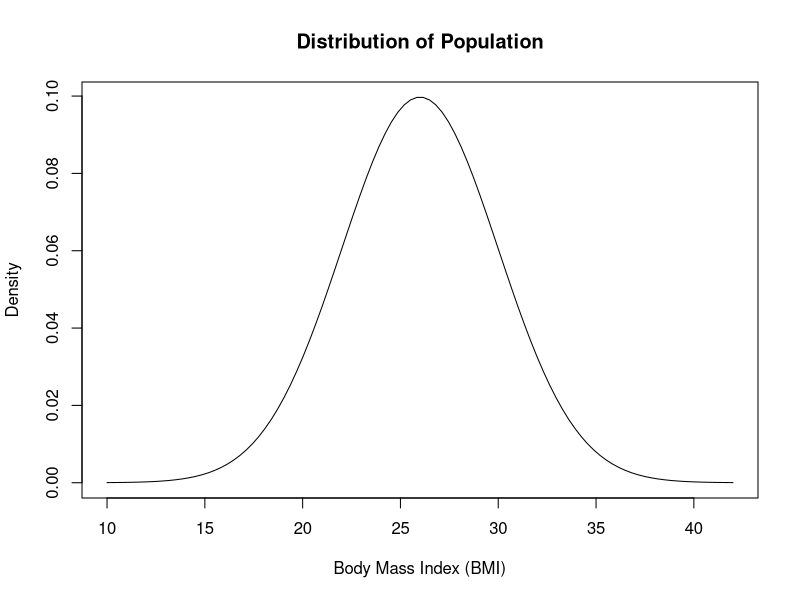
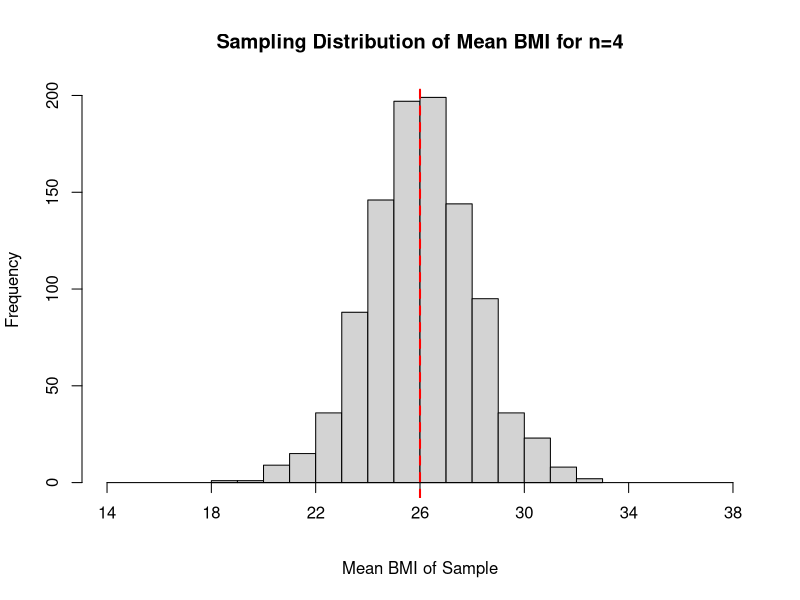
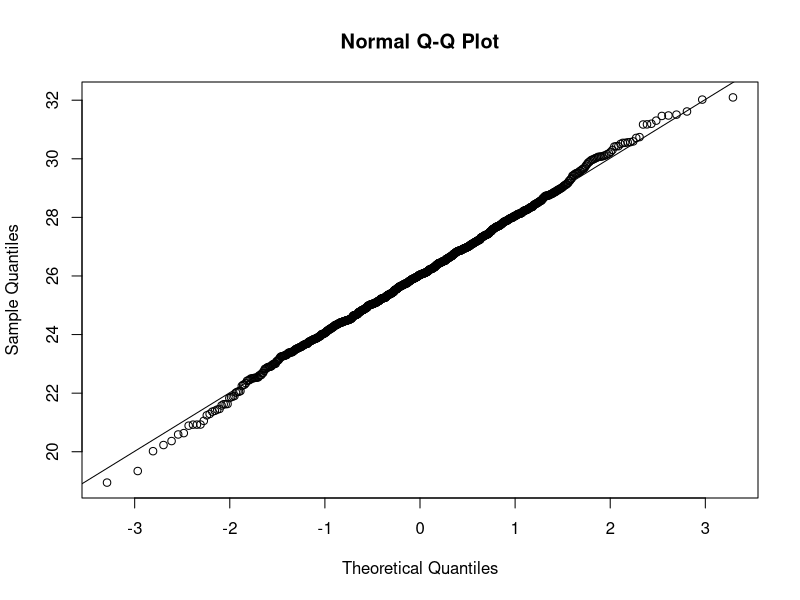
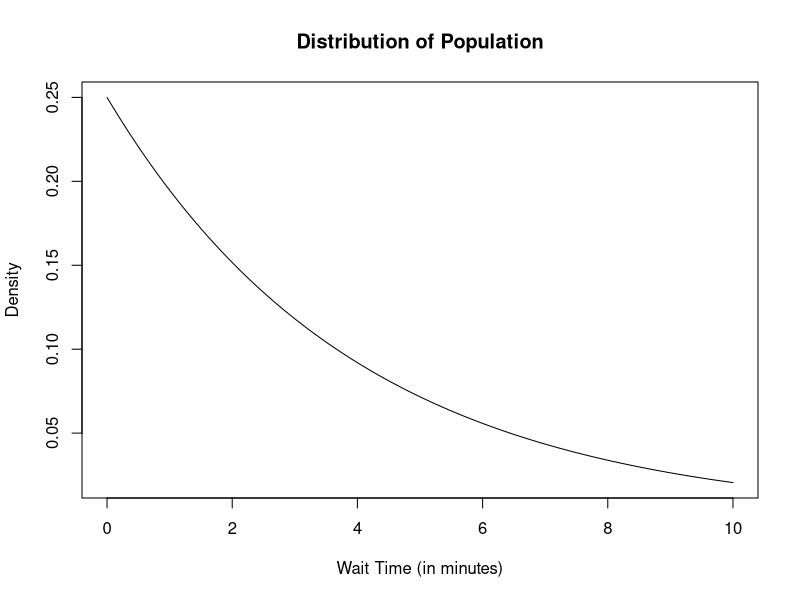
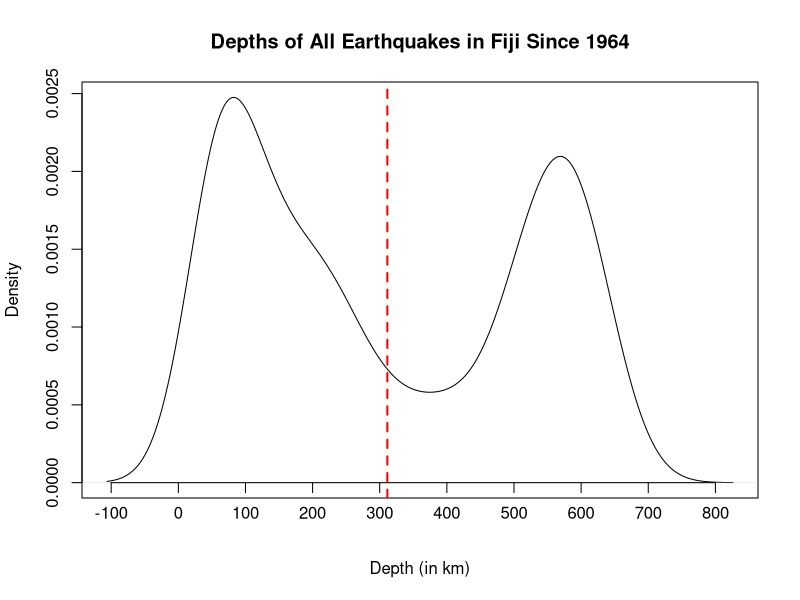

R code for these plots, in order:
## ---- chunk 1
#| eval: true
bmi <- seq(26 - 4*4, 26 + 4*4, length=100)
## ---- chunk 2
#| eval: true
# add your comment to explain the command below
pdf.bmi <- dnorm(bmi, 26, 4)  # ??

plot(bmi,  # bmi values are plotted on x-axis
     pdf.bmi,  # corresponding heights plotted on y-axis
     type="l",  # plot type "l" will connect points with a line 
     lty=1,  # lty=1 plots solid line
#################################################    
#  add comments to explain each of the remaining options
#################################################
     xlab="Body Mass Index (BMI)",  # ??
     ylab="Density",  # ??
     main="Distribution of Population")  # ??
## ---- chunk 3
# enter a command to randomly picks 4 values from N(26,4)
my.sample <- ??
  
my.sample  # print your sample to the screen
## ---- chunk 4
# enter a command to compute the mean of my.sample

# enter a command to compute the st. dev. of my.sample
  
## ---- chunk 5
#| eval: true
# creates an empty vector to store results
n4.bmi.bar <- numeric(1000) 

# a for loop that generates 1000 random samples 
# each size n=4, and calculates the sample mean.
for (i in 1:1000)
{
  n4.bmi.sample <- rnorm(4, 26, 4)  # randomly picks 4 values from N(26,4)
  n4.bmi.bar[i] <- mean(n4.bmi.sample)  # calculate sample mean
}

# plot the sampling distribution as a histogram
hist(n4.bmi.bar, xlim = c(14, 38), 
     xlab = "Mean BMI of Sample",
     main = "Sampling Distribution of Mean BMI for n=4",
     xaxt='n')
axis(1, at=seq(14, 38, 4), pos=0)  # sets ticks on x-axis
abline(v = 26, col = "red", lwd = 2, lty = 2)  # draws vertical line at mu
## ---- chunk 6
# enter a command to compute the mean of the sampling dist

# enter a command to compute the st. dev. of the sampling dist
  
## ---- chunk 7
#| eval: true
qqnorm(n4.bmi.bar)
qqline(n4.bmi.bar)
## ---- chunk 8
#| eval: true
wait <- seq(0, 10, length=100)  # wait times from 0 to 10 min plotted
pdf.wait <- dexp(wait, 1/4)  # height of pdf function

plot(wait,  # wait times plotted on x-axis
     pdf.wait,  # corresponding pdf heights plotted on y-axis
     type="l",  # plot type "l" will connect points with a line 
     lty=1,  # lty=1 plots solid line
     xlab="Wait Time (in minutes)",  # label on x-axis
     ylab="Density",  # label on y-axis
     main="Distribution of Population")  # main label
## ---- chunk 9
#| eval: true
#| output: false
library(dplyr)
## ---- chunk 10
#| eval: true
# requires dplyr package loaded above
summary(quakes)
## ---- chunk 11
#| eval: true
mean(quakes$depth)
sd(quakes$depth)
## ---- chunk 12
#| eval: true
plot(density(quakes$depth),  # plot density of quake depth
         xlab = "Depth (in km)",  # x-axis label
         main = "Depths of All Earthquakes in Fiji Since 1964",  # main label
         xaxt='n')  # exclude default x-axis

# set custom ticks on x-axis
axis(1, at=seq(-100, 800, 100), pos=0)  
# draw vertical line at population mean
abline(v = mean(quakes$depth), col = "red", lwd = 2, lty = 2)  
